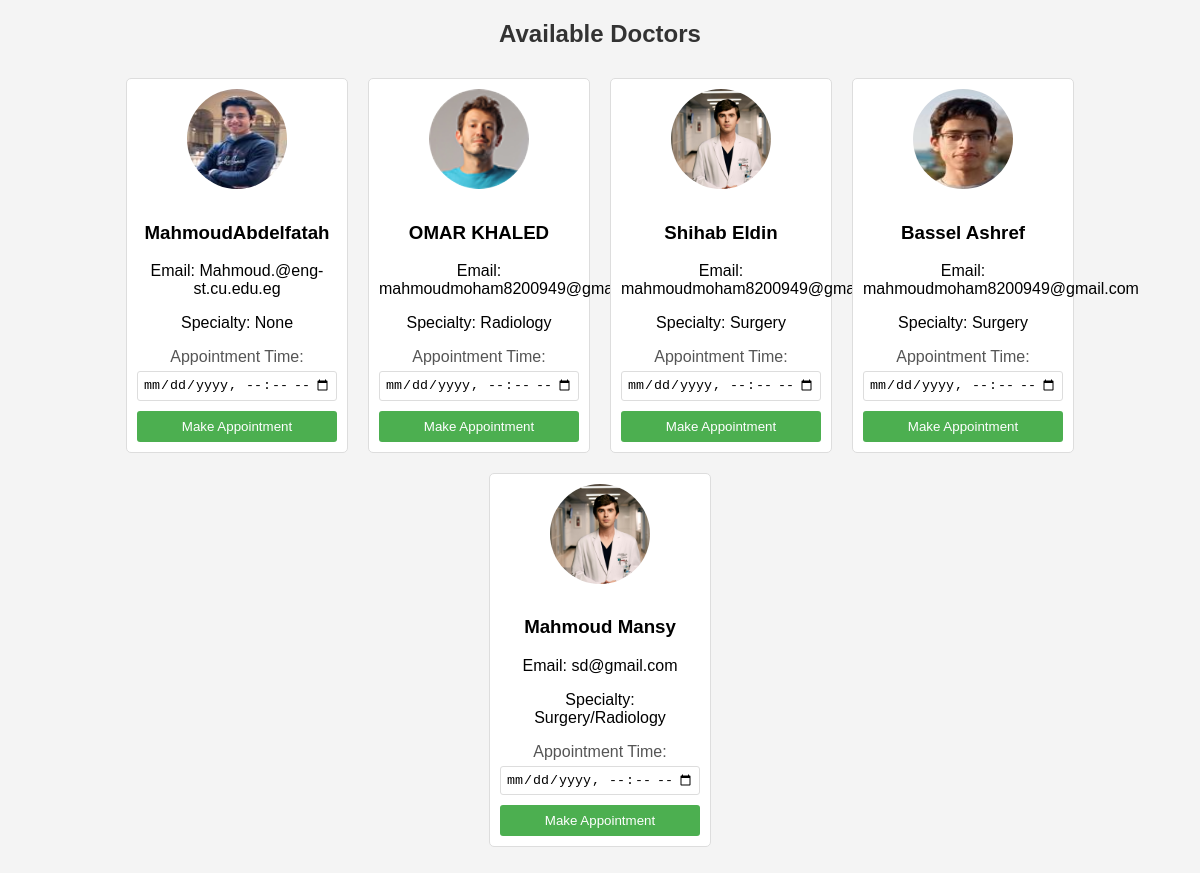
Page /appointments/1 on the committed database.
### website/models.py (models this page shows)
class Doctor(db.Model):
    id = db.Column(db.Integer, primary_key=True)
    ssn = db.Column(db.Integer)
    email = db.Column(db.String(100))
    password = db.Column(db.String(50), nullable=False)
    user_name = db.Column(db.String(50), unique=True, nullable=False)
    full_name = db.Column(db.String(50))
    working_hours = db.Column(db.Integer)
    salary = db.Column(db.Integer)
    phone = db.Column(db.String(11))
    address = db.Column(db.String(30))
    specialty = db.Column(db.String(30))
    photo = db.Column(db.String(20), nullable=False, default='default.jpg')
    viewsointments = db.relationship('Appointment', backref='doctor', lazy=True)

### website/views.py (the view)
@views.route('/appointments/<int:patient_id>', methods=['GET', 'POST'])
def appointments(patient_id):
    if request.method == 'POST':
        create_appointment(
            patient_id, request.form.get('doctor_id'), request.form.get('appointment_time')
        )
        return redirect(url_for('views.appointments', patient_id=patient_id))
    doctors = Doctor.query.all()
    return render_template('appointments.html', doctors=doctors, patient_id=patient_id)

### website/templates/appointments.html (shortened to what this page needs)
<!DOCTYPE html>
<html lang="en">
  <head>
  </head>
  <body>
    <h2>Available Doctors</h2>
    <ul>
      {% for doctor in doctors %}
      <li>
        <img
          src="\static\profile_pics\{{ doctor.photo }}"
          alt="{{ doctor.full_name }} Photo"
        />
        <h3>{{ doctor.full_name }}</h3>
        <p>Email: {{ doctor.email }}</p>
        <p>Specialty: {{ doctor.specialty }}</p>
        <form
          method="POST"
          action="{{ url_for('views.appointments', doctor_id=doctor.id, patient_id=patient_id) }}"
        >
          <label for="appointment_time">Appointment Time:</label>
          <input type="datetime-local" name="appointment_time" required />
          <button type="submit">Make Appointment</button>
        </form>
      </li>
      {% endfor %}
    </ul>
  </body>
</html>

### website/templates/appointments.html (style rules this page uses)
body { font-family: Arial, sans-serif; background-color: #f4f4f4; margin: 0; padding: 0; }
h2 { color: #333; text-align: center; }
ul { list-style-type: none; padding: 0; display: flex; flex-wrap: wrap; justify-content: center; }
li { background-color: #fff; border: 1px solid #ddd; margin: 10px; padding: 10px; border-radius: 5px; text-align: center; width: 200px; }
img { width: 100px; height: 100px; border-radius: 50%; margin-bottom: 10px; }
form { display: flex; flex-direction: column; margin-top: 10px; }
label { margin-bottom: 5px; color: #555; }
input { padding: 5px; margin-bottom: 10px; border: 1px solid #ddd; border-radius: 3px; }
button { background-color: #4caf50; color: #fff; padding: 8px; border: none; border-radius: 3px; cursor: pointer; }

### rows in the picture
Doctor: photo (picture), full_name "MahmoudAbdelfatah", email "Mahmoud.@eng-st.cu.edu.eg", specialty "None"
Doctor: photo (picture), full_name "OMAR KHALED", email "mahmoudmoham8200949@gmail.com", specialty "Radiology"
Doctor: photo (placeholder picture), full_name "Shihab Eldin", email "mahmoudmoham8200949@gmail.com", specialty "Surgery"
Doctor: photo (picture), full_name "Bassel Ashref", email "mahmoudmoham8200949@gmail.com", specialty "Surgery"
Doctor: photo (placeholder picture), full_name "Mahmoud Mansy", email "sd@gmail.com", specialty "Surgery/Radiology"
